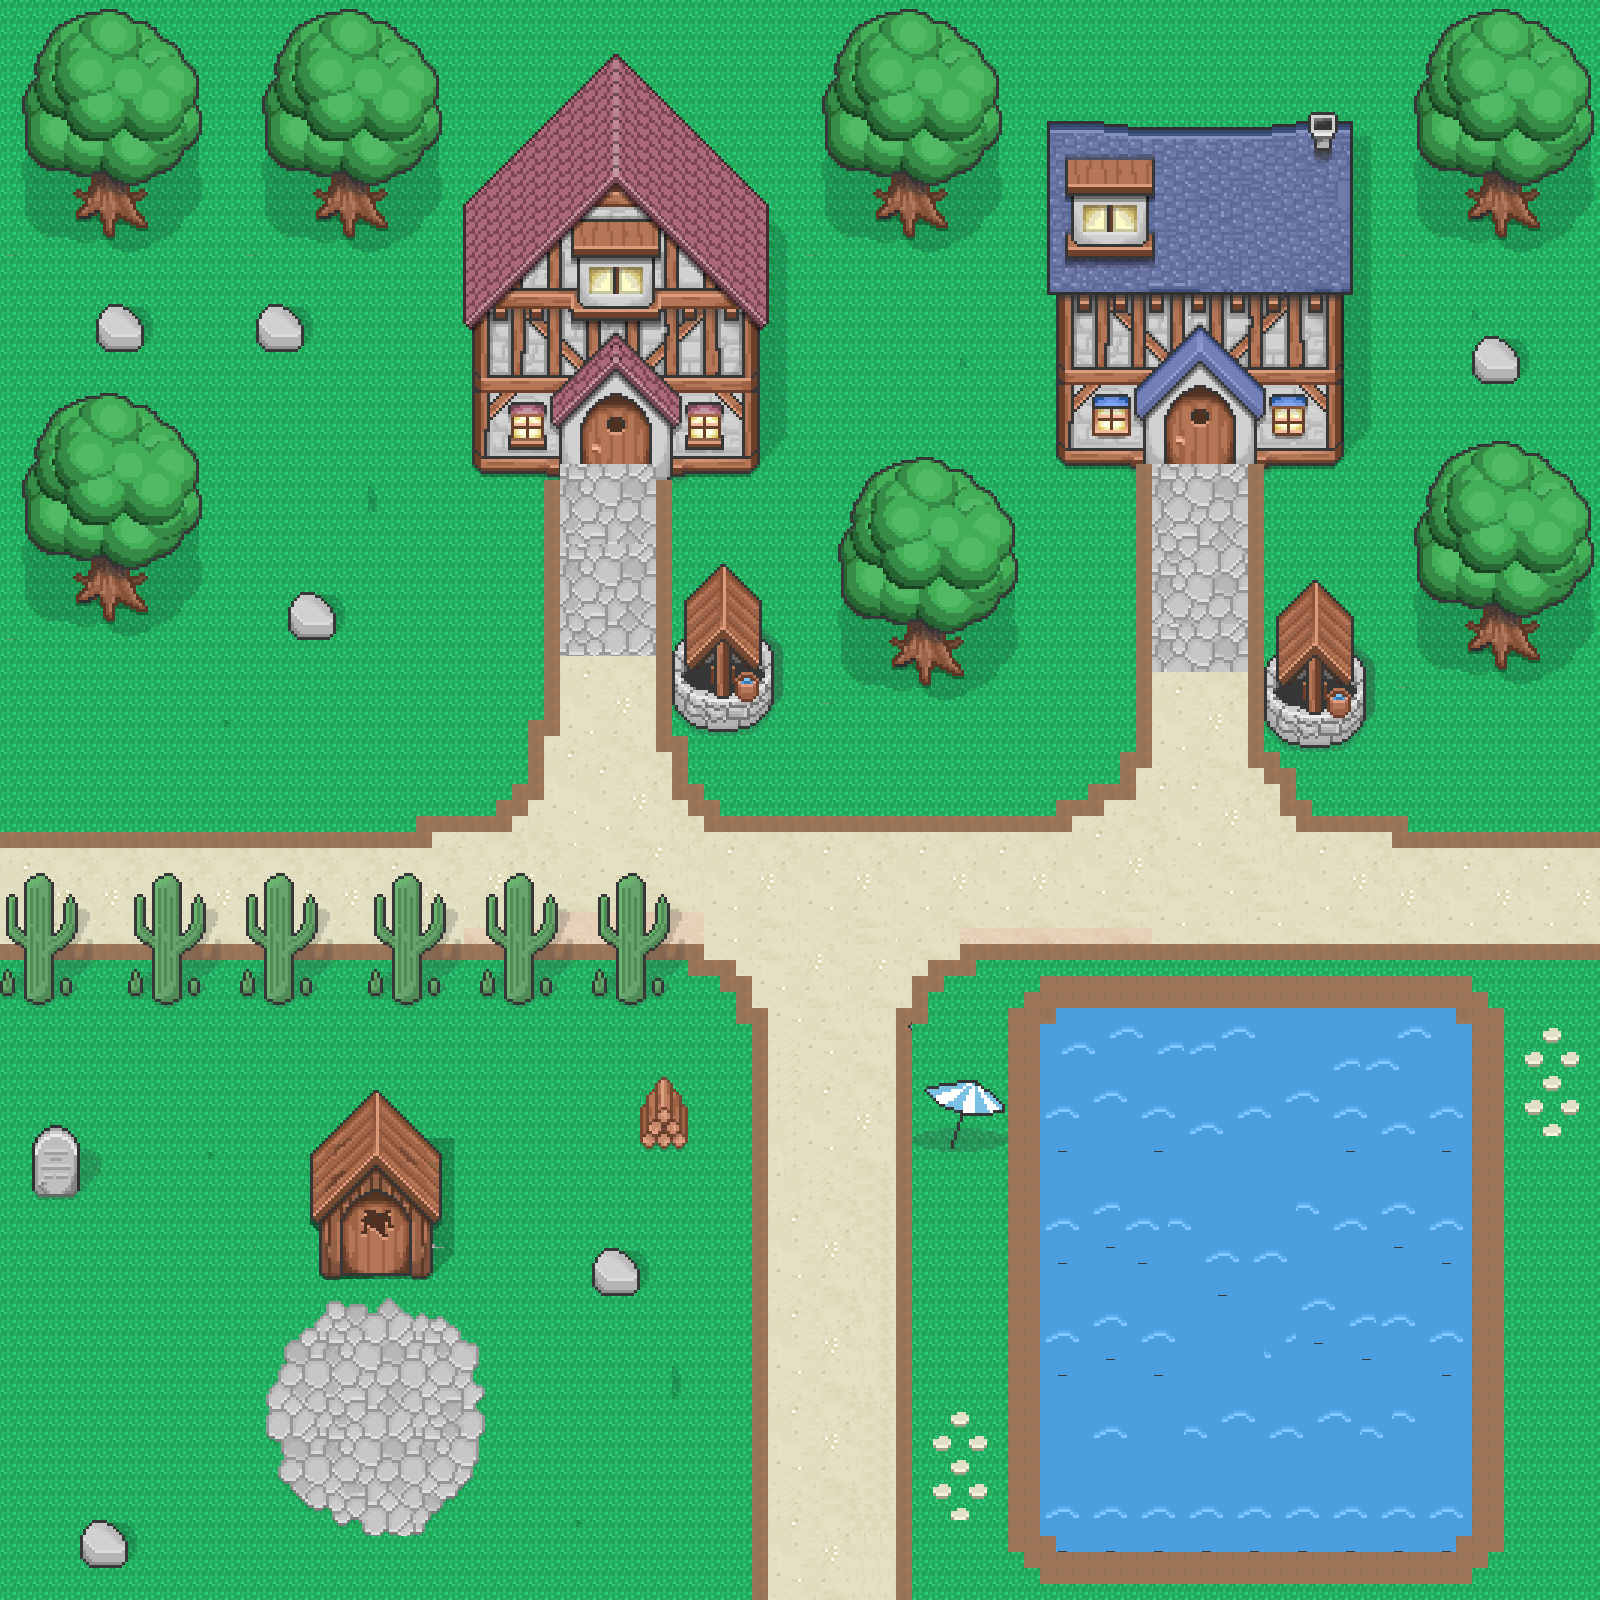

A level layout from a 2D game, rendered from its tile map. Below: a short description, then the map file with tile-grid data replaced by summaries:
An orthogonal 100x100 tile map with 16x16 px tiles, 5 tile layers (Background, House, water, Tree, ...).

<map version="1.0" tiledversion="2017.07.26" orientation="orthogonal" renderorder="right-down" width="100" height="100" tilewidth="16" tileheight="16" nextobjectid="1">
 <tileset firstgid="1" source="tileset01.tsx" />
 <layer name="Background" width="100" height="100">
  <data>[10000 cells, 10000 non-empty, 1 distinct tile ids]</data>
 </layer>
 <layer name="House" width="100" height="100">
  <data>[10000 cells, 2757 non-empty, 1454 distinct tile ids]</data>
 </layer>
 <layer name="water" width="100" height="100">
  <data>[10000 cells, 1514 non-empty, 26 distinct tile ids]</data>
 </layer>
 <layer name="Tree" width="100" height="100">
  <data>[10000 cells, 1962 non-empty, 334 distinct tile ids]</data>
 </layer>
 <layer name="Rock" width="100" height="100">
  <data>[10000 cells, 372 non-empty, 324 distinct tile ids]</data>
 </layer>
</map>
